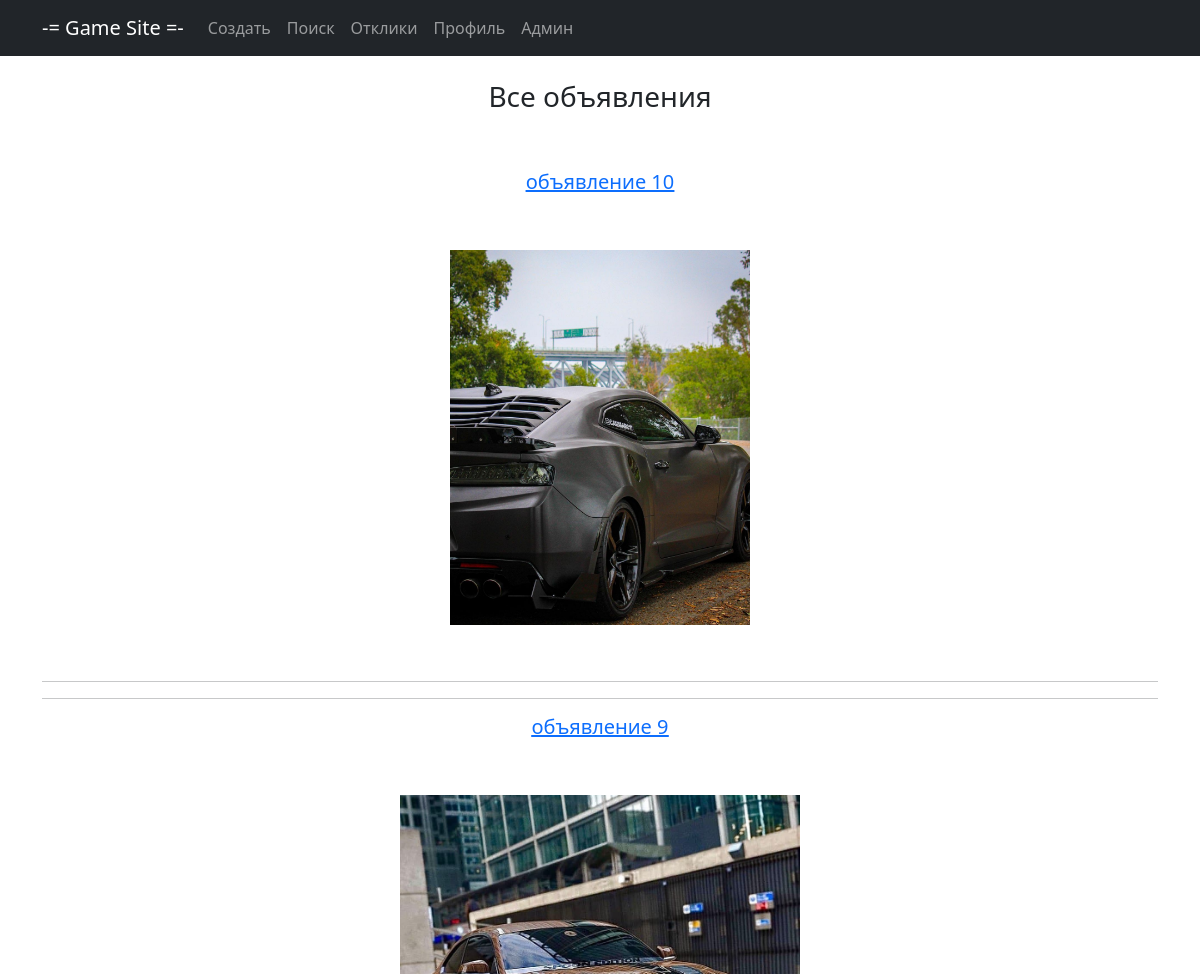
The app's page / (upper part), older data.
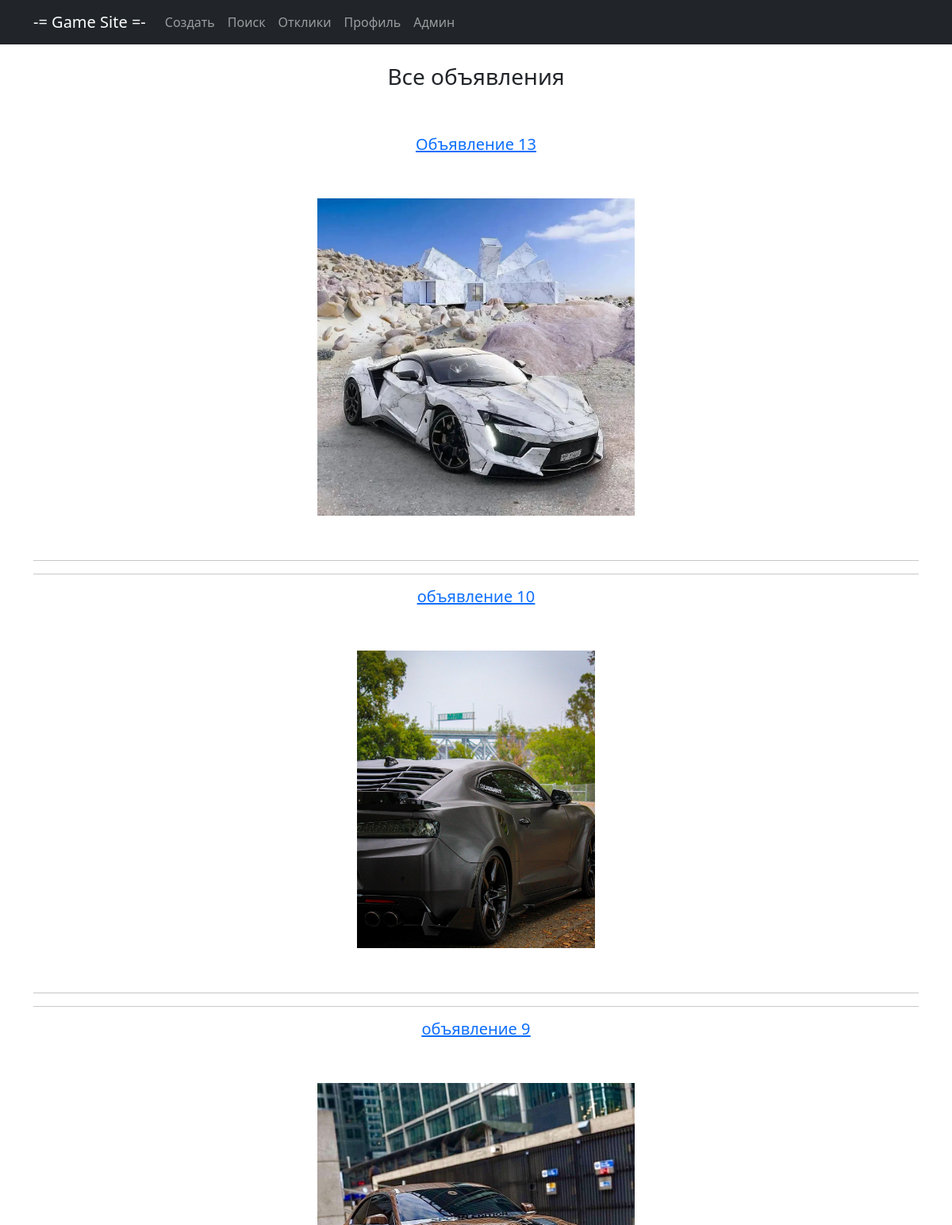
The same page, newer data.
### main/models.py (models this page shows, shortened)
class Note(models.Model):
    title = models.CharField(max_length=128, verbose_name='Название')
    content = RichTextUploadingField(verbose_name='Контент')
    datetime = models.DateTimeField(auto_now_add=True, verbose_name='Дата создания')
    user = models.ForeignKey(User, blank=True, null=True, on_delete=models.CASCADE, verbose_name='Пользователь')
    category = models.ForeignKey(Category, on_delete=models.CASCADE, verbose_name='Категория')

### main/views.py (the view)
# urls.py: path('', NoteMain.as_view(), name='main'),
class NoteMain(ListView):
    model = Note
    template_name = 'main.html'
    context_object_name = 'notes'
    ordering = ['-datetime']
    paginate_by = 5

### templates/main.html (shortened to what this page needs)
{% extends 'static/default.html' %}
{% block content %}
<br>
<h3>Все объявления</h3>
<br>
<br>
{% for note in notes %}
<h5><a href="{% url 'detail' note.id %}"><u>{{ note.title }}</u></a></h5>
<br>
<br>
<h6>{{ note.content|safe  }}</h6>
<br>
<hr>
<hr>
{% endfor %}
<br>
{% endblock content %}

### templates/static/default.html (shortened to what this page needs)
<!DOCTYPE html>
<html lang="en">
{% load static %}
<head>
    <link href="{% static 'styles.css' %}" rel="stylesheet"/>
</head>
<body>
<nav class="navbar navbar-expand-lg navbar-dark bg-dark static-top">
    <div class="container">
        <a class="navbar-brand" href="{% url 'main' %}">-= Game Site =-</a>
        <div class="collapse navbar-collapse" id="navbarResponsive">
            <ul class="navbar-nav ml-auto">
                <li class="nav-item">
                    <a class="nav-link" href="{% url 'create' %}">Создать</a>
                </li>
                <li class="nav-item">
                    <a class="nav-link" href="{% url 'search' %}">Поиск</a>
                </li>
                <li class="nav-item">
                    <a class="nav-link" href="{% url 'response' %}">Отклики</a>
                </li>
                <li class="nav-item">
                    <a class="nav-link" href="{% url 'profile' %}">Профиль</a>
                </li>
                <li class="nav-item">
                    <a class="nav-link" href="http://127.0.0.1:8000/admin">Админ</a>
                </li>
            </ul>
        </div>
    </div>
</nav>
<div class="container">
    <div class="row">
        <div class="col-lg-12 text-center">
            {% block content %} {{ flatpage.content }} {% endblock content %}
        </div>
    </div>
</div>
</body>
</html>

Row changes from the older to the newer data that the page shows:
added Note: title "Объявление 13", content (picture)
